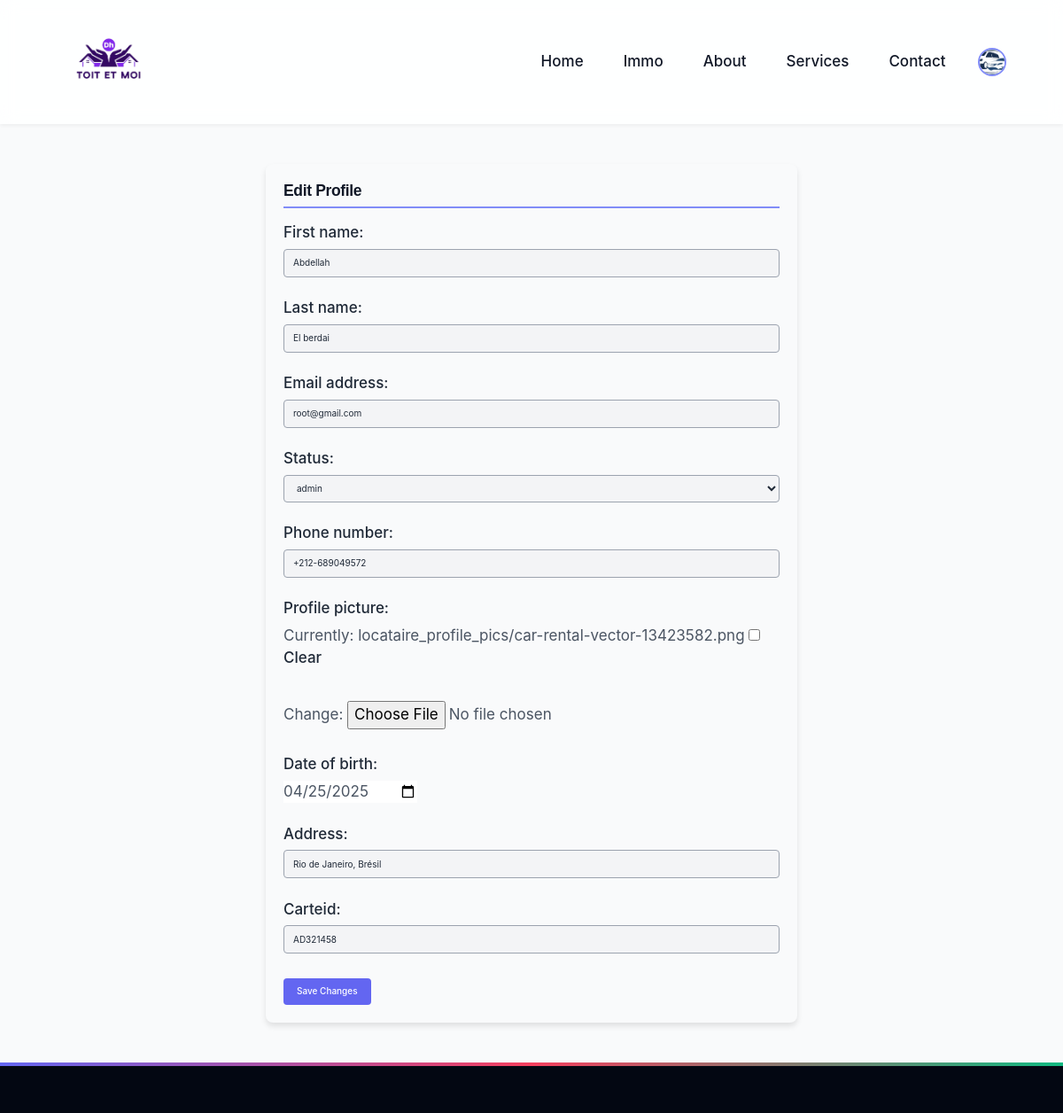
Page /modify-profile/ (signed in, upper part) on the earlier database version.
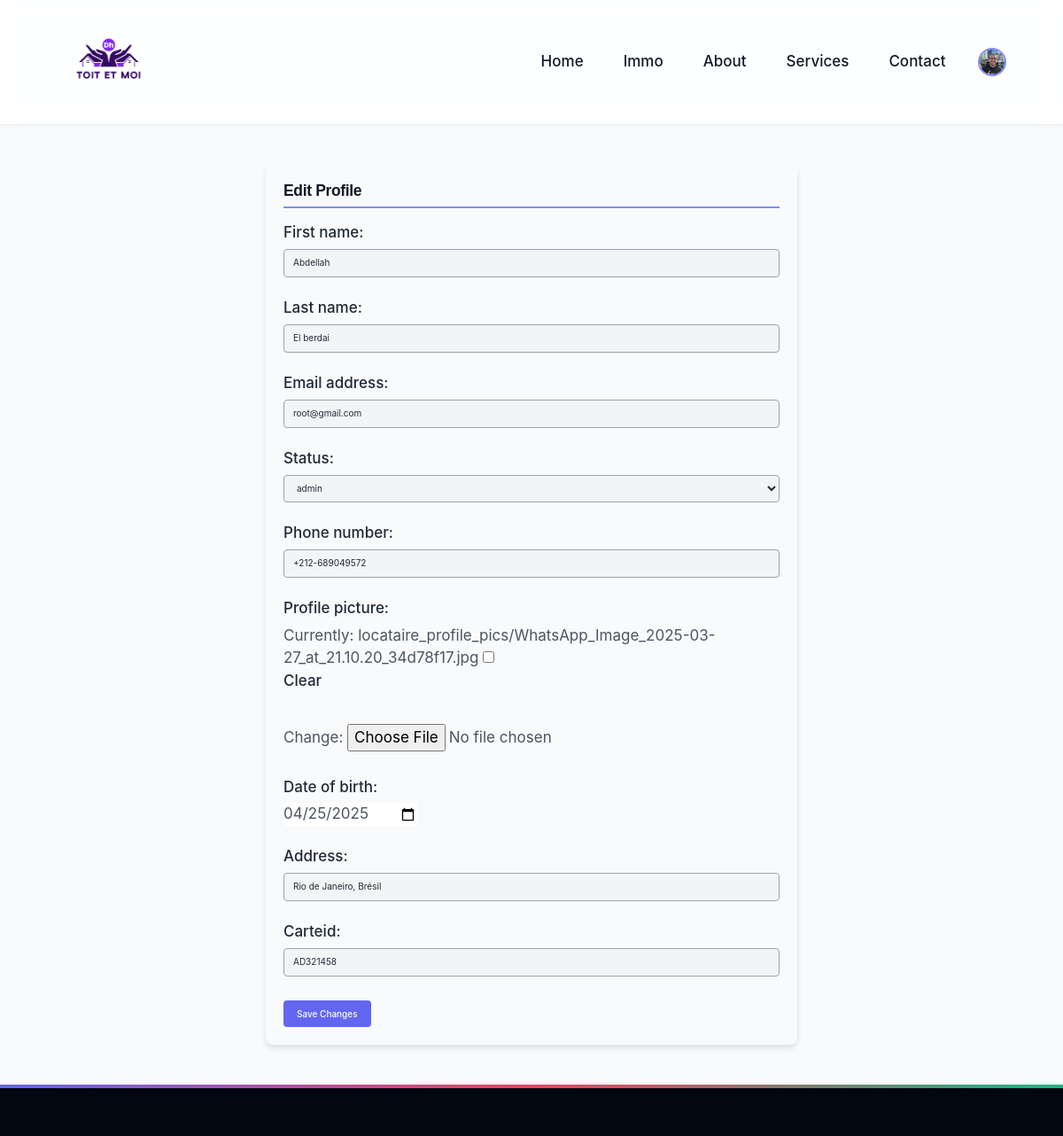
Same page on the later database version.
### app/models.py (models this page shows)
class CustomUser(AbstractUser):
    status = [
        ('entrepreneur', 'entrepreneur'),
        ('client', ' client'),
        ('admin','admin'),
        ('visiteur','visiteur')
    ]
    status = models.CharField(max_length=50, default='visiteur', choices=status)
    profile_picture = models.ImageField(upload_to='locataire_profile_pics/',default='locataire_profile_pics/car-rental-vector-13423582.png', null=True, blank=True)
    phone_number = models.CharField(max_length=15, null=True, blank=True)
    date_of_birth = models.DateField(null=True, blank=True)
    address = models.CharField(max_length=255, null=True, blank=True)
    Carteid= models.CharField(max_length=100, null=True, blank=True)

### app/views.py (the view)
# urls.py: path('modify-profile/', views.modify_profile, name='modify_profile'),
@login_required
def modify_profile(request):
        user = request.user
        profile_model = entrepreneur
        profile_model = client
        try:
            profile_instance = profile_model.objects.get(user=user)
        except profile_model.DoesNotExist:
            profile_instance = profile_model(user=user)
            profile_instance.save()
        if request.method == 'POST':
            form = CustomUserChangeForm(request.POST, request.FILES, instance=user)
            if form.is_valid():
                form.save()
                messages.success(request, "✅ Profile updated successfully!")
                return redirect('profile')
            else:
                messages.error(request, "⚠️ Please fix the errors in the form.")
        else:
            form = CustomUserChangeForm(instance=user)
        return render(request, 'registration/modify_profile.html', {'form': form})

### app/forms.py
class CustomUserChangeForm(forms.ModelForm):
    class Meta:
        model = CustomUser
        fields = (
            'first_name',
            'last_name',
            'email',
            'status',
            'phone_number',
            'profile_picture',
            'date_of_birth',
            'address',
            'Carteid'
        )
        widgets = {
            'email': forms.EmailInput(attrs={'placeholder': 'Entrez votre email'}),
            'phone_number': forms.TextInput(attrs={'placeholder': 'Entrez votre numéro'}),
            'date_of_birth': forms.DateInput(attrs={'type': 'date'}),
            'address': forms.TextInput(attrs={'placeholder': 'Entrez votre adresse'}),
            'Carteid': forms.TextInput(attrs={'placeholder': 'Numéro de carte ID'}),
        }

### templates/registration/modify_profile.html (shortened to what this page needs)
{% extends "base.html" %}
{% block content %}
  <div class="profile-edit-container">
    <h2>Edit Profile</h2>
    <form method="post" enctype="multipart/form-data">
      {{ form.as_p }}
      <button type="submit">Save Changes</button>
    </form>
  </div>
{% endblock %}

### templates/base.html (shortened to what this page needs)
{% load static %}
<!DOCTYPE html>
<html lang="en">
<head>
    <link rel="stylesheet" href="https://cdnjs.cloudflare.com/ajax/libs/font-awesome/6.0.0/css/all.min.css">
    <script src="https://cdn.tailwindcss.com"></script>
<link rel="stylesheet" href="https://cdn.jsdelivr.net/npm/flatpickr/dist/flatpickr.min.css">
    <link href="https://cdn.jsdelivr.net/npm/bootstrap@5.3.5/dist/css/bootstrap.min.css" rel="stylesheet">
</head>
<body>
  <body>
    <nav class="navbar">
        <div class="logo">
          <a href="{% url 'SayHello' %}">
            <img src="\media\photos\25\04\25\logo.png" alt="Toit et Moi">
          </a>
        </div>
        <ul class="nav-links" id="nav-links">
            <li><a href="{% url 'SayHello' %}">Home</a></li>
            <li><a href="{% url 'Products' %}">Immo</a></li>
            <li><a href="{% url 'Settings' %}">About</a></li>
            <li><a href="{% url 'Services' %}">Services</a></li>
            <li><a href="{% url 'Contact' %}">Contact</a></li>
            {% if user.is_authenticated %}
            <li class="relative">
              <a href="javascript:void(0)" id="profile-menu-toggle">
                <img src="{{ request.user.profile_picture.url }}"  alt="Profile Picture" class="w-12 h-12 rounded-full border-2 border-primary-light">
              </a>
          </li>
            {% else %}
            <li><a href="{% url 'Loginpage' %}">Login</a></li>
            <li><a href="{% url 'Register' %}">Register</a></li>
            {% endif %}
        </ul>
    </nav>
    <main>
        {% block content %}{% endblock content %}
    </main>
    <footer>
    </footer>
</head>

Differences in the rows shown:
changed CustomUser "Abdellah": user.profile_picture: a different picture
Other differences:
text no longer shown: "First name: Last name: Email address: Status: Phone number: Profile picture: Currently: locataire_profile_pics/car-rental-vector-13423582.png Clear Change: Date of birth: Address: Carteid:"
text now shown: "First name: Last name: Email address: Status: Phone number: Profile picture: Currently: locataire_profile_pics/WhatsApp_Image_2025-03-27_at_21.10.20_34d78f17.jpg Clear Change: Date of birth: Address: Carteid:"
